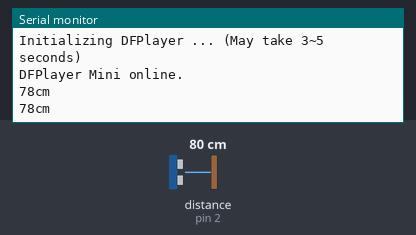
The sketch below on a simulated Arduino Uno, built with avr-gcc and run on an emulated ATmega328P. Shown: the last lines printed to the serial monitor. Wiring (inferred from the names in the program): ultrasonic range finder: trigger pin 3; echo pin 2. The test bench sets the inputs (shaded band); at power-on: distance to the obstacle (sensor on pin 2) 80 cm. The echo pulse lasts 58.3 µs per cm; the audio player accepts every command and is not drawn.

Above: at 3.7 s.
3.8 s: distance to the obstacle (sensor on pin 2) set to 250 cm
At 5.1 s:
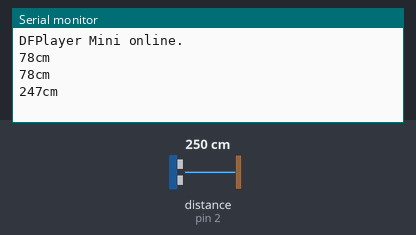
5.3 s: distance to the obstacle (sensor on pin 2) set to 299 cm
At 6.4 s:
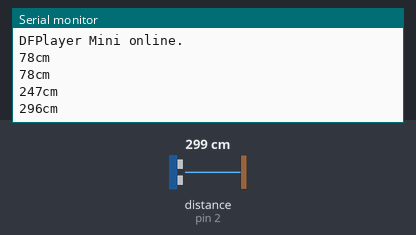
Timing chart, 0 to 8.3 s (numbered marks = the images above; inputs shaded):
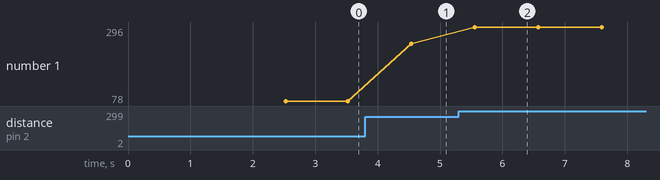

Measured:
- after the input at 3.8 s, the serial monitor: prints a new line after 0.74 s (image 1)
- after the input at 5.3 s, the serial monitor: prints a new line after 0.25 s (image 2)
- plotted number 1: 78 → 247 after the input at 3.8 s, 247 → 296 after the input at 5.3 s

The sketch:

CodeMorse.ino
```cpp
#include "SoftwareSerial.h"
#include "DFRobotDFPlayerMini.h"

SoftwareSerial mySoftwareSerial(5, 6); // RX, TX
DFRobotDFPlayerMini myDFPlayer;

const int trig = 3;     // chân trig của HC-SR04
const int echo = 2;     // chân echo của HC-SR04

int count = 0;

void setup() {
  Serial.begin(9600);
  mySoftwareSerial.begin(9600);
  pinMode(trig, OUTPUT);  // chân trig sẽ phát tín hiệu
  pinMode(echo, INPUT);   // chân echo sẽ nhận tín hiệu

  Serial.println(F("Initializing DFPlayer ... (May take 3~5 seconds)"));

  if (!myDFPlayer.begin(mySoftwareSerial)) {  //Use softwareSerial to communicate with mp3.
    Serial.println(F("Unable to begin:"));
    Serial.println(F("1.Please recheck the connection!"));
    Serial.println(F("2.Please insert the SD card!"));
    //while(true);
  }
  delay(2000);
  Serial.println(F("DFPlayer Mini online."));

  myDFPlayer.volume(30);  //Set volume value. From 0 to 30
}

void loop() {
  unsigned long duration; // biến đo thời gian
  int distance;           // biến lưu khoảng cách

  /* Phát xung từ chân trig */
  digitalWrite(trig, 0);  // tắt chân trig
  delayMicroseconds(2);
  digitalWrite(trig, 1);  // phát xung từ chân trig
  delayMicroseconds(5);   // xung có độ dài 5 microSeconds
  digitalWrite(trig, 0);  // tắt chân trig

  /* Tính toán thời gian */
  // Đo độ rộng xung HIGH ở chân echo.
  duration = pulseIn(echo, HIGH);
  // Tính khoảng cách đến vật.
  distance = int(duration / 2 / 29.412);

  /* In kết quả ra Serial Monitor */
  Serial.print(distance);
  Serial.println("cm");
  if (distance < 200) {
    count++;
  }
  if (count >= 3) {
    myDFPlayer.play(1);
    count = 0;
    delay(1000);
    while (1) {
    }
  }
  delay(1000);
}
```
